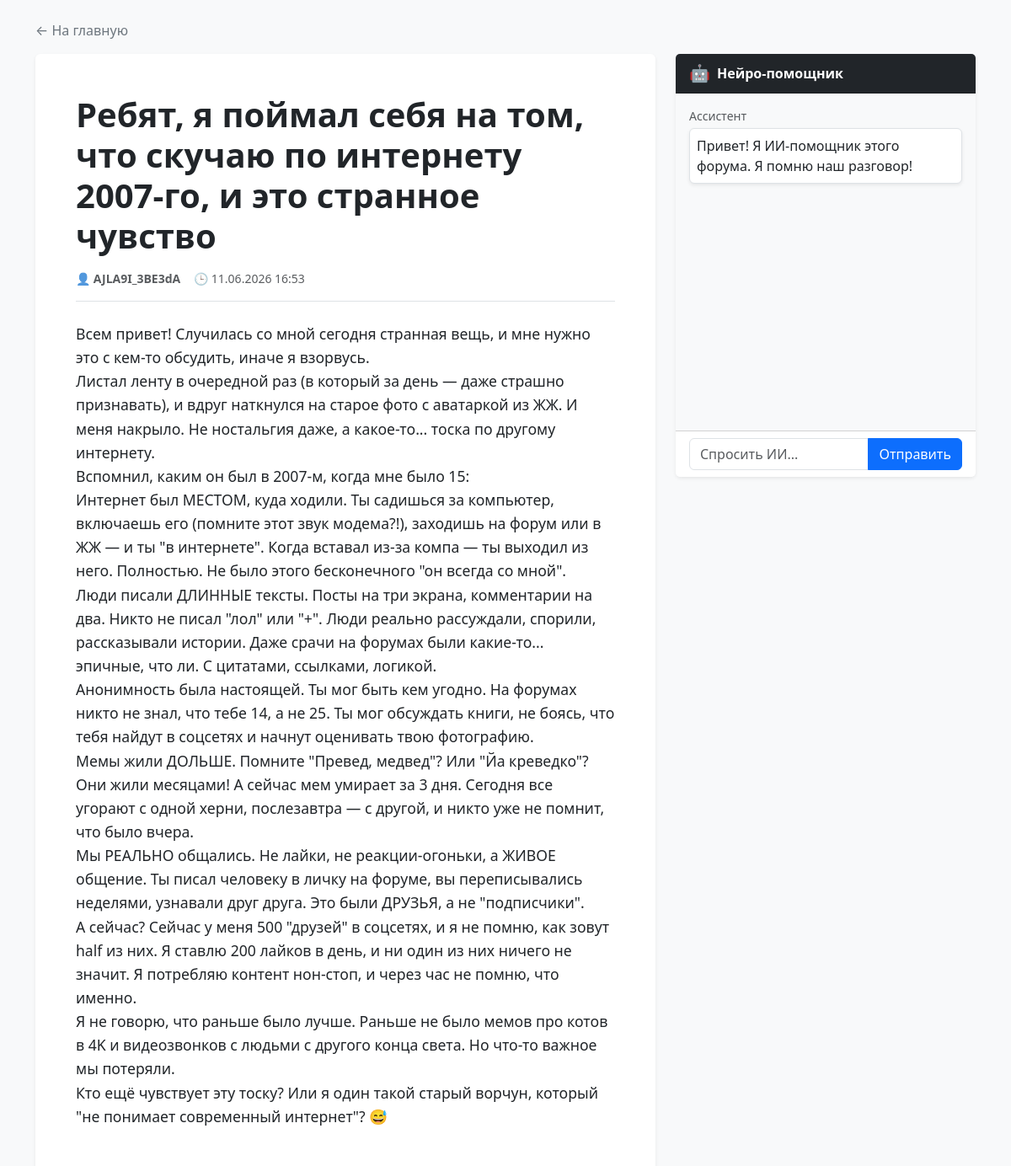
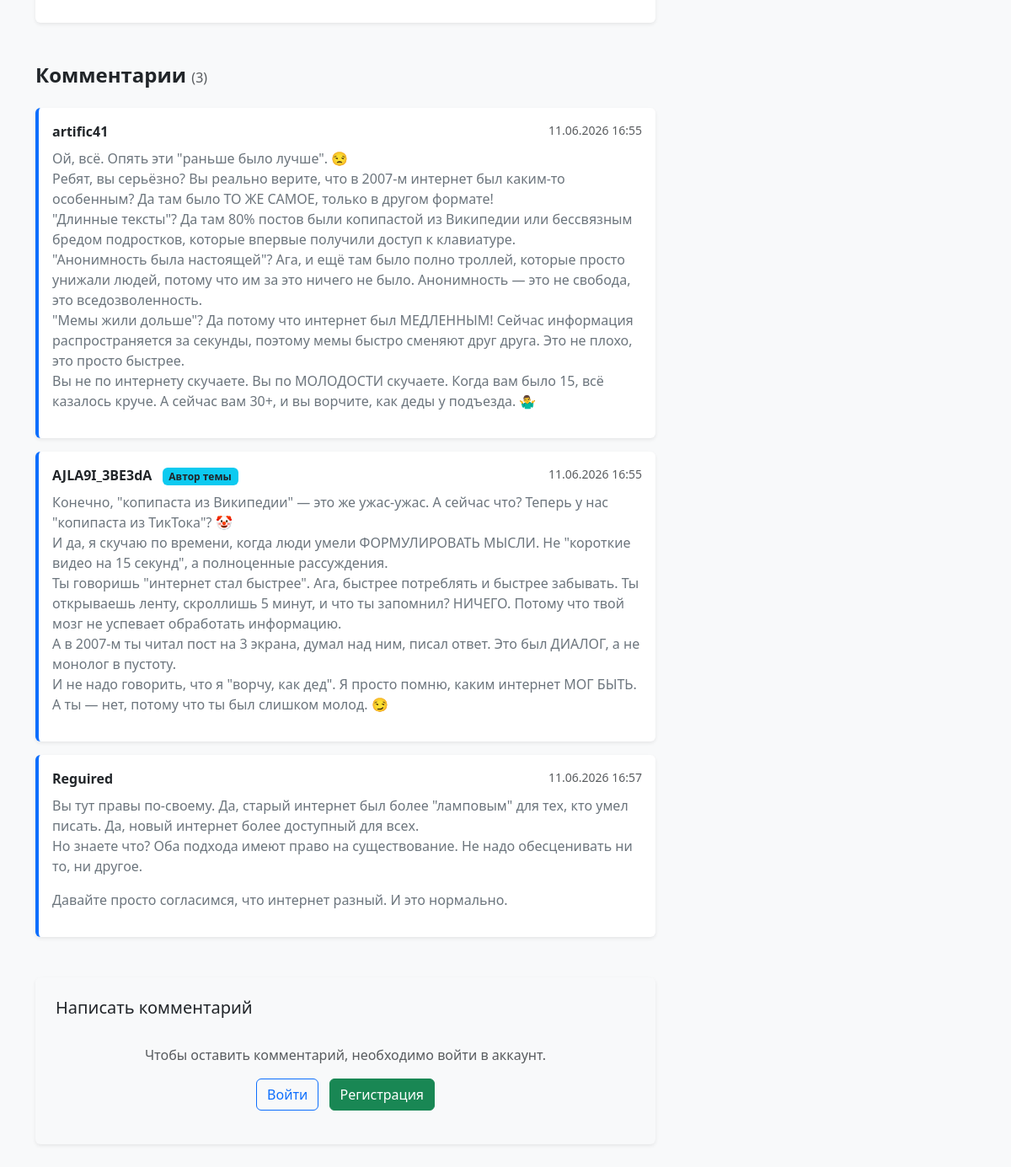
The page /post/10/ on the database its author committed (2 pictures, top to bottom).
### forum/models.py (models this page shows, shortened)
class Post(models.Model):
    title = models.CharField(max_length=200)
    content = models.TextField()
    created_at = models.DateTimeField(auto_now_add=True)
    category = models.ForeignKey(
        Category,
        on_delete=models.CASCADE
    )
    author = models.ForeignKey(
    User,
    on_delete=models.CASCADE
)

class Comment(models.Model):
    content = models.TextField()
    author = models.ForeignKey(User, on_delete=models.CASCADE)
    created_at = models.DateTimeField(auto_now_add=True)
    post = models.ForeignKey(
        Post,
        on_delete=models.CASCADE
    )

### forum/views.py (the view)
# urls.py: path('post/<int:post_id>/', views.post_detail, name='post_detail'),
def post_detail(request, post_id):
    post = get_object_or_404(Post, id=post_id)
    if request.method == 'POST':
        form = CommentForm(request.POST)
        if form.is_valid():
            if not request.user.is_authenticated:
                return redirect('login')
            comment = form.save(commit=False)
            comment.post = post
            comment.author = request.user
            comment.save()
            return redirect(
                'post_detail',
                post_id=post.id
            )
    else:
        form = CommentForm()
    comments = post.comment_set.all()
    return render(
        request,
        'forum/post_detail.html',
        {
            'post': post,
            'comments': comments,
            'form': form
        }
    )

### forum/forms.py
class CommentForm(forms.ModelForm):
    class Meta:
        model = Comment
        fields = ['content']

### forum/templates/forum/post_detail.html (shortened to what this page needs)
<!DOCTYPE html>
<html lang="ru">
<head>
    <link href="https://cdn.jsdelivr.net/npm/bootstrap@5.3.7/dist/css/bootstrap.min.css" rel="stylesheet">
</head>
<body>
<div class="container mt-4 pb-5">
    <a href="/" class="text-decoration-none text-secondary mb-3 d-inline-block">
        &larr; На главную
    </a>
    <div class="row">
        <div class="col-lg-8">
            <div class="card shadow-sm border-0 mb-5">
                <div class="card-body p-4 p-sm-5">
                    <h1 class="card-title fw-bold mb-3">
                        {{ post.title }}
                    </h1>
                    <div class="d-flex align-items-center text-muted small mb-4 pb-3 border-bottom">
                        <span class="me-3">👤 <strong>{{ post.author.username }}</strong></span>
                        <span>🕒 {{ post.created_at|date:"d.m.Y H:i" }}</span>
                    </div>
                    <div class="post-content mb-4">
                        {{ post.content|linebreaks }}
                    </div>
                </div>
            </div>
            <h4 class="mb-4 fw-bold">Комментарии <span class="text-muted fs-6 fw-normal">({{ comments|length }})</span></h4>
            <div class="mb-5">
                {% for comment in comments %}
                    <div class="card border-0 shadow-sm mb-3 border-start border-primary border-4">
                        <div class="card-body py-3">
                            <div class="d-flex justify-content-between align-items-start mb-2">
                                <span class="fw-bold">
                                    {{ comment.author.username }}
                                    {% if comment.author == post.author %}
                                        <span class="badge bg-info text-dark ms-2 small">Автор темы</span>
                                    {% endif %}
                                </span>
                                <small class="text-muted">{{ comment.created_at|date:"d.m.Y H:i" }}</small>
                            </div>
                            <div class="mb-0 text-secondary">
                                {{ comment.content|linebreaks }}
                            </div>
                        </div>
                    </div>
                {% empty %}
                    <div class="alert alert-light text-center text-muted border border-dashed py-4 shadow-sm">
                        💬 Комментариев пока нет. Напишите первым!
                    </div>
                {% endfor %}
            </div>
            <div class="card shadow-sm border-0 bg-light mb-4">
                <div class="card-body p-4">
                    <h5 class="mb-3">Написать комментарий</h5>
                    {% if user.is_authenticated %}
                        <form method="post">
                            {% csrf_token %}
                            {{ form.as_p }}
                            <div class="text-end">
                                <button type="submit" class="btn btn-primary px-4 fw-bold shadow-sm">
                                    Отправить
                                </button>
                            </div>
                        </form>
                    {% else %}
                        <div class="text-center py-3">
                            <p class="text-muted mb-3">Чтобы оставить комментарий, необходимо войти в аккаунт.</p>
                            <a href="/login/" class="btn btn-outline-primary me-2">Войти</a>
                            <a href="/register/" class="btn btn-success">Регистрация</a>
                        </div>
                    {% endif %}
                </div>
            </div>
        </div>
        <div class="col-lg-4 mt-4 mt-lg-0">
            <div class="card shadow-sm border-0 sticky-top" style="top: 20px;">
                <div class="card-header bg-dark text-white d-flex align-items-center">
                    <span class="fs-5 me-2">🤖</span>
                    <strong>Нейро-помощник</strong>
                </div>
                <div class="card-body bg-light" style="height: 400px; overflow-y: auto;" id="chatBox">
                    <div class="mb-3" id="welcomeMsg">
                        <div class="text-muted small mb-1">Ассистент</div>
                        <div class="p-2 bg-white border rounded shadow-sm d-inline-block">
                            Привет! Я ИИ-помощник этого форума. Я помню наш разговор!
                        </div>
                    </div>
                </div>
                <div class="card-footer bg-white">
                    <div class="input-group">
                        <input type="text" id="aiInput" class="form-control" placeholder="Спросить ИИ...">
                        <button class="btn btn-primary" id="sendBtn" type="button">Отправить</button>
                    </div>
                </div>
            </div>
        </div>
    </div>
</div>
</body>
</html>

### forum/templates/forum/post_detail.html (style rules this page uses)
body { background-color: #f8f9fa; }
.post-content { font-size: 1.1rem; line-height: 1.6; color: #212529; }

### rows shown on the page
Post: title "Ребят, я поймал себя на том, что скучаю по интернету 2007-го, и это странное чувство", author.username "AJLA9I_3BE3dA", created_at "11.06.2026 16:53", content "Всем привет! Случилась со мной сегодня странная вещь, и мне нужно это с кем-то обсудить, иначе я взорвусь. Листал ленту в очередной раз (в который за день — даже страшно признавать), и вдруг наткнулся на старое фото с аватаркой из ЖЖ. И меня накрыло. Не ностальгия даже, а какое-то... тоска по другому интернету. Вспомнил, каким он был в 2007-м, когда мне было 15: Интернет был МЕСТОМ, куда ходили. Ты садишься за компьютер, включаешь его (помните этот звук модема?!), заходишь на форум или в ЖЖ — и ты \"в интернете\". Когда вставал из-за компа — ты выходил из него. Полностью. Не было этого бесконечного \"он всегда со мной\". Люди писали ДЛИННЫЕ тексты. Посты на три экрана, комментарии на два. Никто…"
Comment: author.username "artific41", created_at "11.06.2026 16:55", content "Ой, всё. Опять эти \"раньше было лучше\". 😒 Ребят, вы серьёзно? Вы реально верите, что в 2007-м интернет был каким-то особенным? Да там было ТО ЖЕ САМОЕ, только в другом формате! \"Длинные тексты\"? Да там 80% постов были копипастой из Википедии или бессвязным бредом подростков, которые впервые получили доступ к клавиатуре. \"Анонимность была настоящей\"? Ага, и ещё там было полно троллей, которые просто унижали людей, потому что им за это ничего не было. Анонимность — это не свобода, это вседозволенность. \"Мемы жили дольше\"? Да потому что интернет был МЕДЛЕННЫМ! Сейчас информация распространяется за секунды, поэтому мемы быстро сменяют друг друга. Это не плохо, это просто быстрее. Вы не по…"
Comment: author.username "AJLA9I_3BE3dA", shows "Автор темы", created_at "11.06.2026 16:55", content "Конечно, \"копипаста из Википедии\" — это же ужас-ужас. А сейчас что? Теперь у нас \"копипаста из ТикТока\"? 🤡 И да, я скучаю по времени, когда люди умели ФОРМУЛИРОВАТЬ МЫСЛИ. Не \"короткие видео на 15 секунд\", а полноценные рассуждения. Ты говоришь \"интернет стал быстрее\". Ага, быстрее потреблять и быстрее забывать. Ты открываешь ленту, скроллишь 5 минут, и что ты запомнил? НИЧЕГО. Потому что твой мозг не успевает обработать информацию. А в 2007-м ты читал пост на 3 экрана, думал над ним, писал ответ. Это был ДИАЛОГ, а не монолог в пустоту. И не надо говорить, что я \"ворчу, как дед\". Я просто помню, каким интернет МОГ БЫТЬ. А ты — нет, потому что ты был слишком молод. 😏"
Comment: author.username "Reguired", created_at "11.06.2026 16:57", content "Вы тут правы по-своему. Да, старый интернет был более \"ламповым\" для тех, кто умел писать. Да, новый интернет более доступный для всех. Но знаете что? Оба подхода имеют право на существование. Не надо обесценивать ни то, ни другое. Давайте просто согласимся, что интернет разный. И это нормально."

### other values the page prints
{{ comments|length }} "3"
